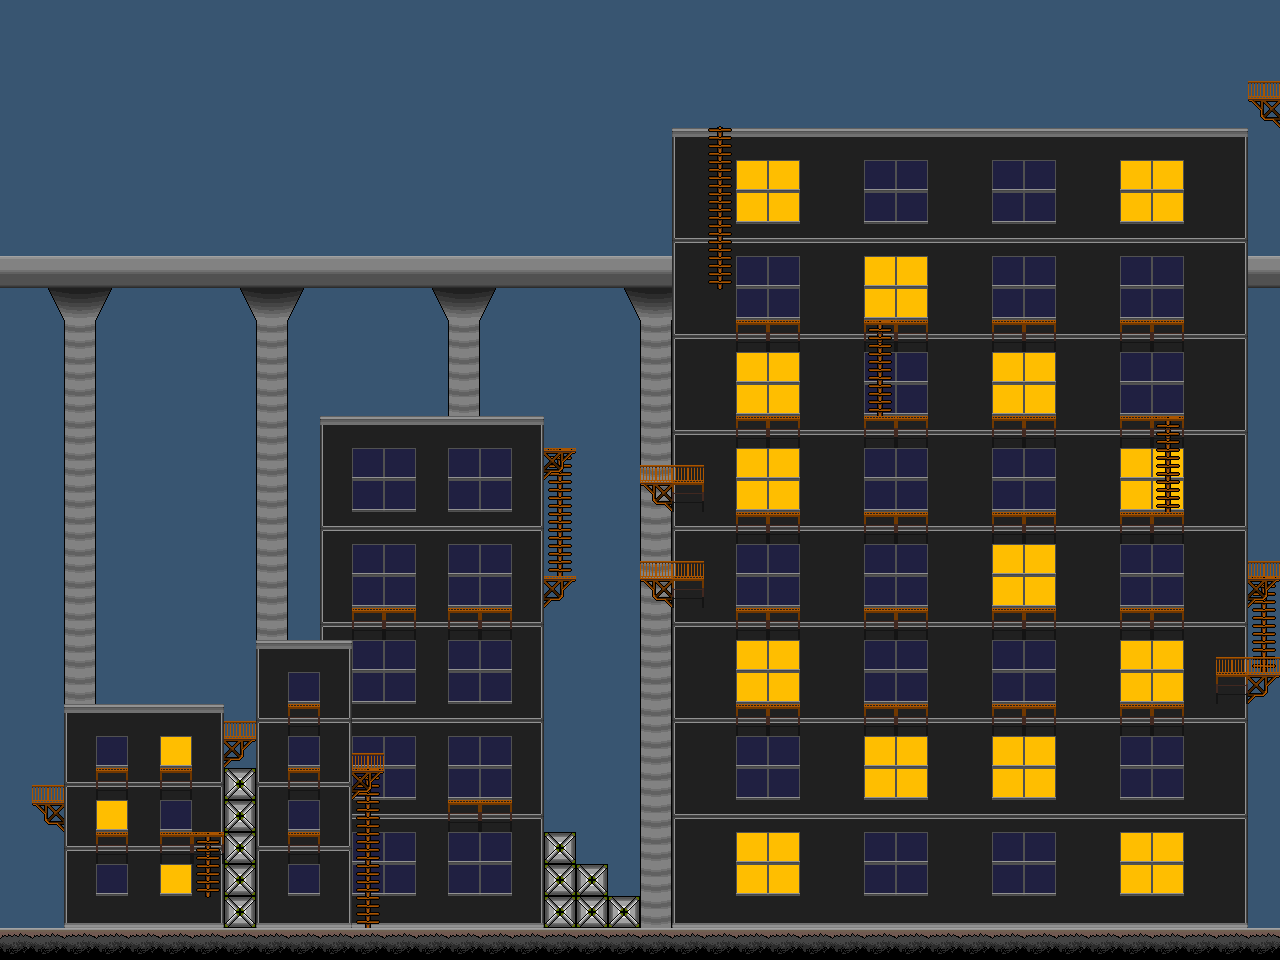

The image is a tile-based game level rendered from a .tmx file. Its description and source (layers, tilesets, objects; grid data summarised) follow:
An orthogonal 40x30 tile map with 32x32 px tiles, 5 tile layers (background, terrain, genericTerrain, foregroundGenerics, ...), 2 tilesets and 87 objects (46x TopCollide, 11x Spring, 10x iDrone, 7x Gear, 7x LadderCollide, ...).

<map version="1.0" orientation="orthogonal" renderorder="right-down" width="40" height="30" tilewidth="32" tileheight="32">
 <tileset firstgid="1" name="generics" tilewidth="32" tileheight="32">
  <image source="generics.png" width="128" height="256" />
  <tile id="0">
   <properties>
    <property name="AllCollide" value="" />
   </properties>
  </tile>
  <tile id="1">
   <properties>
    <property name="DeadZone" value="" />
   </properties>
  </tile>
  <tile id="2">
   <properties>
    <property name="LadderCollide" value="" />
   </properties>
  </tile>
  <tile id="3">
   <properties>
    <property name="RenderBounds" value="" />
   </properties>
  </tile>
  <tile id="4">
   <properties>
    <property name="TopCollide" value="" />
   </properties>
  </tile>
 </tileset>
 <tileset firstgid="33" name="cityterrain" tilewidth="32" tileheight="32">
  <image source="cityterrain.png" width="256" height="256" />
 </tileset>
 <layer name="background" width="40" height="30">
  <data>[1200 cells, 1200 non-empty, 1 distinct tile ids]</data>
 </layer>
 <layer name="terrain" width="40" height="30">
  <data>[1200 cells, 737 non-empty, 20 distinct tile ids]</data>
 </layer>
 <layer name="genericTerrain" width="40" height="30">
  <data>[1200 cells, 48 non-empty, 7 distinct tile ids]</data>
 </layer>
 <objectgroup name="spawns">
  <object name="player" type="Player" x="32" y="896" width="32" height="32">
   <properties>
    <property name="isArmed" value="0" />
    <property name="player" value="Joe" />
   </properties>
  </object>
  <object name="spring" type="Spring" x="32" y="768" width="32" height="32" />
  <object name="gear" type="Gear" x="224" y="704" width="32" height="32" />
  <object name="gear" type="Gear" x="160" y="896" width="32" height="32" />
  <object name="spring" type="Spring" x="64" y="672" width="32" height="32" />
  <object name="iDrone" type="iDrone" x="160" y="672">
   <properties>
    <property name="Vertical" value="0" />
   </properties>
  </object>
  <object name="spring" type="Spring" x="288" y="800" width="32" height="32" />
  <object name="iDrone" type="iDrone" x="832" y="512">
   <properties>
    <property name="Vertical" value="1" />
   </properties>
  </object>
  <object name="iDrone" type="iDrone" x="832" y="896">
   <properties>
    <property name="Vertical" value="0" />
   </properties>
  </object>
  <object name="spring" type="Spring" x="960" y="896" width="32" height="32" />
  <object name="iDrone" type="iDrone" x="1088" y="576">
   <properties>
    <property name="Vertical" value="1" />
   </properties>
  </object>
  <object name="spring" type="Spring" x="544" y="544" width="32" height="32" />
  <object name="gear" type="Gear" x="544" y="416" width="32" height="32" />
  <object name="iDrone" type="iDrone" x="608" y="512">
   <properties>
    <property name="Vertical" value="1" />
   </properties>
  </object>
  <object name="spring" type="Spring" x="864" y="672" width="32" height="32" />
  <object name="spring" type="Spring" x="1248" y="544" width="32" height="32" />
  <object name="goal" type="Goal" x="1216" y="96" width="32" height="32" />
  <object name="Gear" type="Gear" x="896" y="288" width="32" height="32" />
  <object name="iDrone" type="iDrone" x="960" y="384">
   <properties>
    <property name="Vertical" value="1" />
   </properties>
  </object>
  <object name="spring" type="Spring" x="1120" y="384" width="32" height="32" />
  <object name="spring" type="Spring" x="1216" y="640" width="32" height="32" />
  <object name="iDrone" type="iDrone" x="544" y="896">
   <properties>
    <property name="Vertical" value="0" />
   </properties>
  </object>
  <object name="iDrone" type="iDrone" x="544" y="224">
   <properties>
    <property name="Vertical" value="0" />
   </properties>
  </object>
  <object name="iDrone" type="iDrone" x="256" y="224">
   <properties>
    <property name="Vertical" value="0" />
   </properties>
  </object>
  <object name="iDrone" type="iDrone" x="960" y="96">
   <properties>
    <property name="Vertical" value="0" />
   </properties>
  </object>
  <object name="spring" type="Spring" x="64" y="224" width="32" height="32" />
  <object name="gear" type="Gear" x="992" y="480" width="32" height="32" />
  <object name="spring" type="Spring" x="352" y="224" width="32" height="32" />
  <object name="gear" type="Gear" x="768" y="576" width="32" height="32" />
  <object name="gear" type="Gear" x="1088" y="96" width="32" height="32" />
 </objectgroup>
 <objectgroup name="collisions">
  <object type="AllCollide" x="0" y="928" width="1280" height="64" />
  <object type="TopCollide" x="288" y="704" width="32" height="32" />
  <object type="TopCollide" x="288" y="768" width="32" height="32" />
  <object type="TopCollide" x="288" y="832" width="32" height="32" />
  <object type="AllCollide" x="224" y="768" width="32" height="160" />
  <object type="TopCollide" x="352" y="768" width="32" height="1" />
  <object type="LadderCollide" x="366" y="768" width="4" height="160">
   <properties>
    <property name="sensor" value="" />
   </properties>
  </object>
  <object type="TopCollide" x="96" y="768" width="32" height="32" />
  <object type="TopCollide" x="96" y="832" width="32" height="32" />
  <object type="TopCollide" x="160" y="832" width="63" height="1" />
  <object type="TopCollide" x="160" y="768" width="32" height="32" />
  <object type="TopCollide" x="64" y="704" width="160" height="32" />
  <object type="TopCollide" x="1216" y="672" width="64" height="32" />
  <object type="LadderCollide" x="206" y="832" width="4" height="64">
   <properties>
    <property name="sensor" value="" />
   </properties>
  </object>
  <object type="TopCollide" x="672" y="128" width="576" height="1" />
  <object type="TopCollide" x="32" y="800" width="32" height="32" />
  <object type="TopCollide" x="224" y="736" width="32" height="32" />
  <object type="TopCollide" x="736" y="704" width="64" height="32" />
  <object type="TopCollide" x="864" y="704" width="64" height="32" />
  <object type="TopCollide" x="992" y="704" width="64" height="32" />
  <object type="TopCollide" x="1120" y="704" width="64" height="32" />
  <object type="TopCollide" x="1248" y="576" width="32" height="1" />
  <object type="TopCollide" x="1120" y="608" width="64" height="32" />
  <object type="TopCollide" x="992" y="608" width="64" height="32" />
  <object type="TopCollide" x="864" y="608" width="64" height="32" />
  <object type="TopCollide" x="736" y="608" width="64" height="32" />
  <object type="LadderCollide" x="1262" y="576" width="4" height="96">
   <properties>
    <property name="sensor" value="" />
   </properties>
  </object>
  <object type="LadderCollide" x="558" y="448" width="4" height="128">
   <properties>
    <property name="sensor" value="" />
   </properties>
  </object>
  <object type="TopCollide" x="544" y="576" width="32" height="32" />
  <object type="TopCollide" x="640" y="576" width="64" height="32" />
  <object type="TopCollide" x="640" y="480" width="64" height="32" />
  <object type="LadderCollide" x="718" y="128" width="4" height="160">
   <properties>
    <property name="sensor" value="" />
   </properties>
  </object>
  <object type="TopCollide" x="736" y="416" width="64" height="32" />
  <object type="TopCollide" x="864" y="416" width="64" height="32" />
  <object type="TopCollide" x="992" y="416" width="64" height="32" />
  </objectgroup>
 <layer name="foregroundGenerics" width="40" height="30">
  <data>[1200 cells, 69 non-empty, 4 distinct tile ids]</data>
 </layer>
 <layer name="foreground" width="40" height="30">
  <data>[1200 cells, 0 non-empty, 0 distinct tile ids]</data>
 </layer>
</map>
<!-- 22 of 87 objects omitted -->